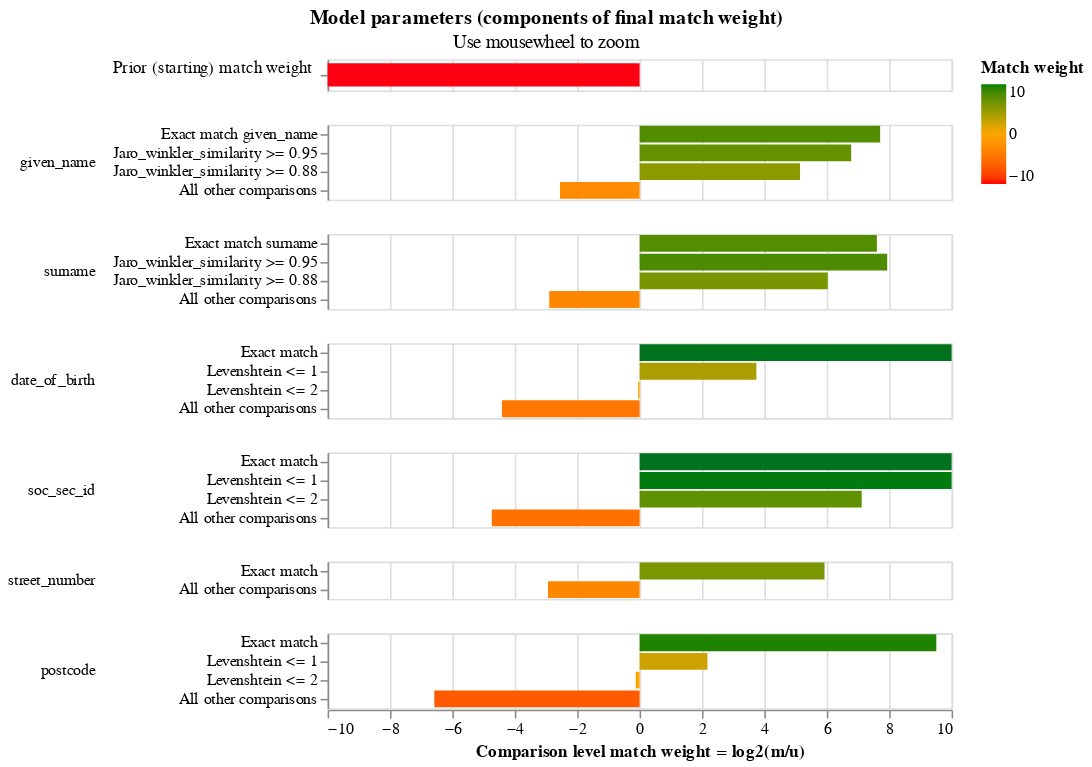

Notebook source saved alongside this figure:
### Code cell
linker_detailed.match_weights_chart()

### Figure 1 — Vega-Lite specification as saved in the notebook (floating-point values rounded to 4 significant figures)
{"$schema": "https://vega.github.io/schema/vega-lite/v5.2.json", "config": {"header": {"title": null}, "mark": {"tooltip": null}, "title": {"anchor": "middle"}, "view": {"height": 60, "width": 400}}, "data": {"values": [{"bayes_factor": 0.0002384, "bayes_factor_description": "The probability that two random records drawn at random match is 0.000 or one in  4,195.5 records.This is equivalent to a starting match weight of -12.034.", "comparison_name": "probability_two_random_records_match", "comparison_sort_order": -1, "comparison_vector_value": 0, "has_tf_adjustments": false, "is_null_level": false, "label_for_charts": "", "log2_bayes_factor": -12.03, "m_probability": null, "m_probability_description": null, "max_comparison_vector_value": 0, "probability_two_random_records_match": 0.0002383, "sql_condition": null, "tf_adjustment_column": null, "tf_adjustment_weight": null, "u_probability": null, "u_probability_description": null}, {"bayes_factor": 209.3, "bayes_factor_description": "If comparison level is `exact match given_name` then comparison is 209.33 times more likely to be a match", "comparison_name": "given_name", "comparison_sort_order": 0, "comparison_vector_value": 3, "has_tf_adjustments": true, "is_null_level": false, "label_for_charts": "Exact match given_name", "log2_bayes_factor": 7.71, "m_probability": 0.6894, "m_probability_description": "Amongst matching record comparisons, 68.94% of records are in the exact match given_name comparison level", "max_comparison_vector_value": 3, "probability_two_random_records_match": 0.0002383, "sql_condition": "\"given_name_l\" = \"given_name_r\"", "tf_adjustment_column": "given_name", "tf_adjustment_weight": 1, "u_probability": 0.003293, "u_probability_description": "Amongst non-matching record comparisons, 0.33% of records are in the exact match given_name comparison level"}, {"bayes_factor": 110.0, "bayes_factor_description": "If comparison level is `jaro_winkler_similarity >= 0.95` then comparison is 110.02 times more likely to be a match", "comparison_name": "given_name", "comparison_sort_order": 0, "comparison_vector_value": 2, "has_tf_adjustments": false, "is_null_level": false, "label_for_charts": "Jaro_winkler_similarity >= 0.95", "log2_bayes_factor": 6.782, "m_probability": 0.08457, "m_probability_description": "Amongst matching record comparisons, 8.46% of records are in the jaro_winkler_similarity >= 0.95 comparison level", "max_comparison_vector_value": 3, "probability_two_random_records_match": 0.0002383, "sql_condition": "jaro_winkler_similarity(\"given_name_l\", \"given_name_r\") >= 0.95", "tf_adjustment_column": null, "tf_adjustment_weight": 1, "u_probability": 0.0007687, "u_probability_description": "Amongst non-matching record comparisons, 0.08% of records are in the jaro_winkler_similarity >= 0.95 comparison level"}, {"bayes_factor": 35.33, "bayes_factor_description": "If comparison level is `jaro_winkler_similarity >= 0.88` then comparison is 35.33 times more likely to be a match", "comparison_name": "given_name", "comparison_sort_order": 0, "comparison_vector_value": 1, "has_tf_adjustments": false, "is_null_level": false, "label_for_charts": "Jaro_winkler_similarity >= 0.88", "log2_bayes_factor": 5.143, "m_probability": 0.05631, "m_probability_description": "Amongst matching record comparisons, 5.63% of records are in the jaro_winkler_similarity >= 0.88 comparison level", "max_comparison_vector_value": 3, "probability_two_random_records_match": 0.0002383, "sql_condition": "jaro_winkler_similarity(\"given_name_l\", \"given_name_r\") >= 0.88", "tf_adjustment_column": null, "tf_adjustment_weight": 1, "u_probability": 0.001594, "u_probability_description": "Amongst non-matching record comparisons, 0.16% of records are in the jaro_winkler_similarity >= 0.88 comparison level"}, {"bayes_factor": 0.1707, "bayes_factor_description": "If comparison level is `all other comparisons` then comparison is  5.86 times less likely to be a match", "comparison_name": "given_name", "comparison_sort_order": 0, "comparison_vector_value": 0, "has_tf_adjustments": false, "is_null_level": false, "label_for_charts": "All other comparisons", "log2_bayes_factor": -2.55, "m_probability": 0.1697, "m_probability_description": "Amongst matching record comparisons, 16.97% of records are in the all other comparisons comparison level", "max_comparison_vector_value": 3, "probability_two_random_records_match": 0.0002383, "sql_condition": "ELSE", "tf_adjustment_column": null, "tf_adjustment_weight": 1, "u_probability": 0.9943, "u_probability_description": "Amongst non-matching record comparisons, 99.43% of records are in the all other comparisons comparison level"}, {"bayes_factor": 194.6, "bayes_factor_description": "If comparison level is `exact match surname` then comparison is 194.63 times more likely to be a match", "comparison_name": "surname", "comparison_sort_order": 1, "comparison_vector_value": 3, "has_tf_adjustments": true, "is_null_level": false, "label_for_charts": "Exact match surname", "log2_bayes_factor": 7.605, "m_probability": 0.6785, "m_probability_description": "Amongst matching record comparisons, 67.85% of records are in the exact match surname comparison level", "max_comparison_vector_value": 3, "probability_two_random_records_match": 0.0002383, "sql_condition": "\"surname_l\" = \"surname_r\"", "tf_adjustment_column": "surname", "tf_adjustment_weight": 1, "u_probability": 0.003486, "u_probability_description": "Amongst non-matching record comparisons, 0.35% of records are in the exact match surname comparison level"}, {"bayes_factor": 244.8, "bayes_factor_description": "If comparison level is `jaro_winkler_similarity >= 0.95` then comparison is 244.83 times more likely to be a match", "comparison_name": "surname", "comparison_sort_order": 1, "comparison_vector_value": 2, "has_tf_adjustments": false, "is_null_level": false, "label_for_charts": "Jaro_winkler_similarity >= 0.95", "log2_bayes_factor": 7.936, "m_probability": 0.1304, "m_probability_description": "Amongst matching record comparisons, 13.04% of records are in the jaro_winkler_similarity >= 0.95 comparison level", "max_comparison_vector_value": 3, "probability_two_random_records_match": 0.0002383, "sql_condition": "jaro_winkler_similarity(\"surname_l\", \"surname_r\") >= 0.95", "tf_adjustment_column": null, "tf_adjustment_weight": 1, "u_probability": 0.0005326, "u_probability_description": "Amongst non-matching record comparisons, 0.05% of records are in the jaro_winkler_similarity >= 0.95 comparison level"}, {"bayes_factor": 65.4, "bayes_factor_description": "If comparison level is `jaro_winkler_similarity >= 0.88` then comparison is 65.40 times more likely to be a match", "comparison_name": "surname", "comparison_sort_order": 1, "comparison_vector_value": 1, "has_tf_adjustments": false, "is_null_level": false, "label_for_charts": "Jaro_winkler_similarity >= 0.88", "log2_bayes_factor": 6.031, "m_probability": 0.05758, "m_probability_description": "Amongst matching record comparisons, 5.76% of records are in the jaro_winkler_similarity >= 0.88 comparison level", "max_comparison_vector_value": 3, "probability_two_random_records_match": 0.0002383, "sql_condition": "jaro_winkler_similarity(\"surname_l\", \"surname_r\") >= 0.88", "tf_adjustment_column": null, "tf_adjustment_weight": 1, "u_probability": 0.0008805, "u_probability_description": "Amongst non-matching record comparisons, 0.09% of records are in the jaro_winkler_similarity >= 0.88 comparison level"}, {"bayes_factor": 0.1342, "bayes_factor_description": "If comparison level is `all other comparisons` then comparison is  7.45 times less likely to be a match", "comparison_name": "surname", "comparison_sort_order": 1, "comparison_vector_value": 0, "has_tf_adjustments": false, "is_null_level": false, "label_for_charts": "All other comparisons", "log2_bayes_factor": -2.897, "m_probability": 0.1336, "m_probability_description": "Amongst matching record comparisons, 13.36% of records are in the all other comparisons comparison level", "max_comparison_vector_value": 3, "probability_two_random_records_match": 0.0002383, "sql_condition": "ELSE", "tf_adjustment_column": null, "tf_adjustment_weight": 1, "u_probability": 0.9951, "u_probability_description": "Amongst non-matching record comparisons, 99.51% of records are in the all other comparisons comparison level"}, {"bayes_factor": 4234.0, "bayes_factor_description": "If comparison level is `exact match` then comparison is 4,233.56 times more likely to be a match", "comparison_name": "date_of_birth", "comparison_sort_order": 2, "comparison_vector_value": 3, "has_tf_adjustments": false, "is_null_level": false, "label_for_charts": "Exact match", "log2_bayes_factor": 12.05, "m_probability": 0.9283, "m_probability_description": "Amongst matching record comparisons, 92.83% of records are in the exact match comparison level", "max_comparison_vector_value": 3, "probability_two_random_records_match": 0.0002383, "sql_condition": "\"date_of_birth_l\" = \"date_of_birth_r\"", "tf_adjustment_column": null, "tf_adjustment_weight": 1, "u_probability": 0.0002193, "u_probability_description": "Amongst non-matching record comparisons, 0.02% of records are in the exact match comparison level"}, {"bayes_factor": 13.39, "bayes_factor_description": "If comparison level is `levenshtein <= 1` then comparison is 13.39 times more likely to be a match", "comparison_name": "date_of_birth", "comparison_sort_order": 2, "comparison_vector_value": 2, "has_tf_adjustments": false, "is_null_level": false, "label_for_charts": "Levenshtein <= 1", "log2_bayes_factor": 3.743, "m_probability": 0.01261, "m_probability_description": "Amongst matching record comparisons, 1.26% of records are in the levenshtein <= 1 comparison level", "max_comparison_vector_value": 3, "probability_two_random_records_match": 0.0002383, "sql_condition": "levenshtein(\"date_of_birth_l\", \"date_of_birth_r\") <= 1", "tf_adjustment_column": null, "tf_adjustment_weight": 1, "u_probability": 0.0009421, "u_probability_description": "Amongst non-matching record comparisons, 0.09% of records are in the levenshtein <= 1 comparison level"}, {"bayes_factor": 0.9662, "bayes_factor_description": "If comparison level is `levenshtein <= 2` then comparison is  1.03 times less likely to be a match", "comparison_name": "date_of_birth", "comparison_sort_order": 2, "comparison_vector_value": 1, "has_tf_adjustments": false, "is_null_level": false, "label_for_charts": "Levenshtein <= 2", "log2_bayes_factor": -0.04963, "m_probability": 0.0128, "m_probability_description": "Amongst matching record comparisons, 1.28% of records are in the levenshtein <= 2 comparison level", "max_comparison_vector_value": 3, "probability_two_random_records_match": 0.0002383, "sql_condition": "levenshtein(\"date_of_birth_l\", \"date_of_birth_r\") <= 2", "tf_adjustment_column": null, "tf_adjustment_weight": 1, "u_probability": 0.01325, "u_probability_description": "Amongst non-matching record comparisons, 1.33% of records are in the levenshtein <= 2 comparison level"}, {"bayes_factor": 0.04695, "bayes_factor_description": "If comparison level is `all other comparisons` then comparison is  21.30 times less likely to be a match", "comparison_name": "date_of_birth", "comparison_sort_order": 2, "comparison_vector_value": 0, "has_tf_adjustments": false, "is_null_level": false, "label_for_charts": "All other comparisons", "log2_bayes_factor": -4.413, "m_probability": 0.04627, "m_probability_description": "Amongst matching record comparisons, 4.63% of records are in the all other comparisons comparison level", "max_comparison_vector_value": 3, "probability_two_random_records_match": 0.0002383, "sql_condition": "ELSE", "tf_adjustment_column": null, "tf_adjustment_weight": 1, "u_probability": 0.9856, "u_probability_description": "Amongst non-matching record comparisons, 98.56% of records are in the all other comparisons comparison level"}, {"bayes_factor": 4979.0, "bayes_factor_description": "If comparison level is `exact match` then comparison is 4,979.28 times more likely to be a match", "comparison_name": "soc_sec_id", "comparison_sort_order": 3, "comparison_vector_value": 3, "has_tf_adjustments": false, "is_null_level": false, "label_for_charts": "Exact match", "log2_bayes_factor": 12.28, "m_probability": 0.9114, "m_probability_description": "Amongst matching record comparisons, 91.14% of records are in the exact match comparison level", "max_comparison_vector_value": 3, "probability_two_random_records_match": 0.0002383, "sql_condition": "\"soc_sec_id_l\" = \"soc_sec_id_r\"", "tf_adjustment_column": null, "tf_adjustment_weight": 1, "u_probability": 0.000183, "u_probability_description": "Amongst non-matching record comparisons, 0.02% of records are in the exact match comparison level"}, {"bayes_factor": 1828.0, "bayes_factor_description": "If comparison level is `levenshtein <= 1` then comparison is 1,828.48 times more likely to be a match", "comparison_name": "soc_sec_id", "comparison_sort_order": 3, "comparison_vector_value": 2, "has_tf_adjustments": false, "is_null_level": false, "label_for_charts": "Levenshtein <= 1", "log2_bayes_factor": 10.84, "m_probability": 0.022, "m_probability_description": "Amongst matching record comparisons, 2.20% of records are in the levenshtein <= 1 comparison level", "max_comparison_vector_value": 3, "probability_two_random_records_match": 0.0002383, "sql_condition": "levenshtein(\"soc_sec_id_l\", \"soc_sec_id_r\") <= 1", "tf_adjustment_column": null, "tf_adjustment_weight": 1, "u_probability": 1.203e-05, "u_probability_description": "Amongst non-matching record comparisons, 0.00% of records are in the levenshtein <= 1 comparison level"}, {"bayes_factor": 139.0, "bayes_factor_description": "If comparison level is `levenshtein <= 2` then comparison is 139.02 times more likely to be a match", "comparison_name": "soc_sec_id", "comparison_sort_order": 3, "comparison_vector_value": 1, "has_tf_adjustments": false, "is_null_level": false, "label_for_charts": "Levenshtein <= 2", "log2_bayes_factor": 7.119, "m_probability": 0.02915, "m_probability_description": "Amongst matching record comparisons, 2.91% of records are in the levenshtein <= 2 comparison level", "max_comparison_vector_value": 3, "probability_two_random_records_match": 0.0002383, "sql_condition": "levenshtein(\"soc_sec_id_l\", \"soc_sec_id_r\") <= 2", "tf_adjustment_column": null, "tf_adjustment_weight": 1, "u_probability": 0.0002097, "u_probability_description": "Amongst non-matching record comparisons, 0.02% of records are in the levenshtein <= 2 comparison level"}, {"bayes_factor": 0.03751, "bayes_factor_description": "If comparison level is `all other comparisons` then comparison is  26.66 times less likely to be a match", "comparison_name": "soc_sec_id", "comparison_sort_order": 3, "comparison_vector_value": 0, "has_tf_adjustments": false, "is_null_level": false, "label_for_charts": "All other comparisons", "log2_bayes_factor": -4.737, "m_probability": 0.03749, "m_probability_description": "Amongst matching record comparisons, 3.75% of records are in the all other comparisons comparison level", "max_comparison_vector_value": 3, "probability_two_random_records_match": 0.0002383, "sql_condition": "ELSE", "tf_adjustment_column": null, "tf_adjustment_weight": 1, "u_probability": 0.9996, "u_probability_description": "Amongst non-matching record comparisons, 99.96% of records are in the all other comparisons comparison level"}, {"bayes_factor": 60.87, "bayes_factor_description": "If comparison level is `exact match` then comparison is 60.87 times more likely to be a match", "comparison_name": "street_number", "comparison_sort_order": 4, "comparison_vector_value": 1, "has_tf_adjustments": true, "is_null_level": false, "label_for_charts": "Exact match", "log2_bayes_factor": 5.928, "m_probability": 0.8712, "m_probability_description": "Amongst matching record comparisons, 87.12% of records are in the exact match comparison level", "max_comparison_vector_value": 1, "probability_two_random_records_match": 0.0002383, "sql_condition": "\"street_number_l\" = \"street_number_r\"", "tf_adjustment_column": "street_number", "tf_adjustment_weight": 1, "u_probability": 0.01431, "u_probability_description": "Amongst non-matching record comparisons, 1.43% of records are in the exact match comparison level"}, {"bayes_factor": 0.1306, "bayes_factor_description": "If comparison level is `all other comparisons` then comparison is  7.65 times less likely to be a match", "comparison_name": "street_number", "comparison_sort_order": 4, "comparison_vector_value": 0, "has_tf_adjustments": false, "is_null_level": false, "label_for_charts": "All other comparisons", "log2_bayes_factor": -2.936, "m_probability": 0.1288, "m_probability_description": "Amongst matching record comparisons, 12.88% of records are in the all other comparisons comparison level", "max_comparison_vector_value": 1, "probability_two_random_records_match": 0.0002383, "sql_condition": "ELSE", "tf_adjustment_column": null, "tf_adjustment_weight": 1, "u_probability": 0.9857, "u_probability_description": "Amongst non-matching record comparisons, 98.57% of records are in the all other comparisons comparison level"}, {"bayes_factor": 729.1, "bayes_factor_description": "If comparison level is `exact match` then comparison is 729.08 times more likely to be a match", "comparison_name": "postcode", "comparison_sort_order": 5, "comparison_vector_value": 3, "has_tf_adjustments": true, "is_null_level": false, "label_for_charts": "Exact match", "log2_bayes_factor": 9.51, "m_probability": 0.8409, "m_probability_description": "Amongst matching record comparisons, 84.09% of records are in the exact match comparison level", "max_comparison_vector_value": 3, "probability_two_random_records_match": 0.0002383, "sql_condition": "\"postcode_l\" = \"postcode_r\"", "tf_adjustment_column": "postcode", "tf_adjustment_weight": 1, "u_probability": 0.001153, "u_probability_description": "Amongst non-matching record comparisons, 0.12% of records are in the exact match comparison level"}, {"bayes_factor": 4.518, "bayes_factor_description": "If comparison level is `levenshtein <= 1` then comparison is 4.52 times more likely to be a match", "comparison_name": "postcode", "comparison_sort_order": 5, "comparison_vector_value": 2, "has_tf_adjustments": false, "is_null_level": false, "label_for_charts": "Levenshtein <= 1", "log2_bayes_factor": 2.176, "m_probability": 0.05341, "m_probability_description": "Amongst matching record comparisons, 5.34% of records are in the levenshtein <= 1 comparison level", "max_comparison_vector_value": 3, "probability_two_random_records_match": 0.0002383, "sql_condition": "levenshtein(\"postcode_l\", \"postcode_r\") <= 1", "tf_adjustment_column": null, "tf_adjustment_weight": 1, "u_probability": 0.01182, "u_probability_description": "Amongst non-matching record comparisons, 1.18% of records are in the levenshtein <= 1 comparison level"}, {"bayes_factor": 0.9179, "bayes_factor_description": "If comparison level is `levenshtein <= 2` then comparison is  1.09 times less likely to be a match", "comparison_name": "postcode", "comparison_sort_order": 5, "comparison_vector_value": 1, "has_tf_adjustments": false, "is_null_level": false, "label_for_charts": "Levenshtein <= 2", "log2_bayes_factor": -0.1236, "m_probability": 0.09649, "m_probability_description": "Amongst matching record comparisons, 9.65% of records are in the levenshtein <= 2 comparison level", "max_comparison_vector_value": 3, "probability_two_random_records_match": 0.0002383, "sql_condition": "levenshtein(\"postcode_l\", \"postcode_r\") <= 2", "tf_adjustment_column": null, "tf_adjustment_weight": 1, "u_probability": 0.1051, "u_probability_description": "Amongst non-matching record comparisons, 10.51% of records are in the levenshtein <= 2 comparison level"}, {"bayes_factor": 0.01045, "bayes_factor_description": "If comparison level is `all other comparisons` then comparison is  95.70 times less likely to be a match", "comparison_name": "postcode", "comparison_sort_order": 5, "comparison_vector_value": 0, "has_tf_adjustments": false, "is_null_level": false, "label_for_charts": "All other comparisons", "log2_bayes_factor": -6.58, "m_probability": 0.009216, "m_probability_description": "Amongst matching record comparisons, 0.92% of records are in the all other comparisons comparison level", "max_comparison_vector_value": 3, "probability_two_random_records_match": 0.0002383, "sql_condition": "ELSE", "tf_adjustment_column": null, "tf_adjustment_weight": 1, "u_probability": 0.8819, "u_probability_description": "Amongst non-matching record comparisons, 88.19% of records are in the all other comparisons comparison level"}]}, "resolve": {"axis": {"y": "independent"}, "scale": {"y": "independent"}}, "selection": {"zoom_selector": {"bind": "scales", "encodings": ["x"], "type": "interval"}}, "title": {"subtitle": "Use mousewheel to zoom", "text": "Model parameters (components of final match weight)"}, "vconcat": [{"encoding": {"color": {"field": "log2_bayes_factor", "scale": {"domain": [-10, 0, 10], "range": ["red", "orange", "green"]}, "title": "Match weight", "type": "quantitative"}, "tooltip": [{"field": "comparison_name", "title": "Comparison name", "type": "nominal"}, {"field": "probability_two_random_records_match", "format": ".4f", "title": "Probability two random records match", "type": "nominal"}, {"field": "log2_bayes_factor", "format": ",.4f", "title": "Equivalent match weight", "type": "quantitative"}, {"field": "bayes_factor_description", "title": "Match weight description", "type": "nominal"}], "x": {"axis": {"domain": false, "labels": false, "ticks": false, "title": ""}, "field": "log2_bayes_factor", "scale": {"domain": [-10, 10]}, "type": "quantitative"}, "y": {"axis": {"title": "Prior (starting) match weight", "titleAlign": "right", "titleAngle": 0, "titleFontWeight": "normal"}, "field": "label_for_charts", "sort": {"field": "comparison_vector_value", "order": "descending"}, "type": "nominal"}}, "height": 20, "mark": {"clip": true, "height": 15, "type": "bar"}, "selection": {"zoom_selector": {"bind": "scales", "encodings": ["x"], "type": "interval"}}, "transform": [{"filter": "(datum.comparison_name == 'probability_two_random_records_match')"}]}, {"encoding": {"color": {"field": "log2_bayes_factor", "scale": {"domain": [-10, 0, 10], "range": ["red", "orange", "green"]}, "title": "Match weight", "type": "quantitative"}, "row": {"field": "comparison_name", "header": {"labelAlign": "left", "labelAnchor": "middle", "labelAngle": 0}, "sort": {"field": "comparison_sort_order"}, "type": "nominal"}, "tooltip": [{"field": "comparison_name", "title": "Comparison name", "type": "nominal"}, {"field": "label_for_charts", "title": "Label", "type": "ordinal"}, {"field": "sql_condition", "title": "SQL condition", "type": "nominal"}, {"field": "m_probability", "format": ".4f", "title": "M probability", "type": "quantitative"}, {"field": "u_probability", "format": ".4f", "title": "U probability", "type": "quantitative"}, {"field": "bayes_factor", "format": ",.4f", "title": "Bayes factor = m/u", "type": "quantitative"}, {"field": "log2_bayes_factor", "format": ",.4f", "title": "Match weight = log2(m/u)", "type": "quantitative"}, {"field": "bayes_factor_description", "title": "Match weight description", "type": "nominal"}], "x": {"axis": {"title": "Comparison level match weight = log2(m/u)"}, "field": "log2_bayes_factor", "scale": {"domain": [-10, 10]}, "type": "quantitative"}, "y": {"axis": {"title": null}, "field": "label_for_charts", "sort": {"field": "comparison_vector_value", "order": "descending"}, "type": "nominal"}}, "height": {"step": 12}, "mark": {"clip": true, "type": "bar"}, "resolve": {"axis": {"y": "independent"}, "scale": {"y": "independent"}}, "selection": {"zoom_selector": {"bind": "scales", "encodings": ["x"], "type": "interval"}}, "transform": [{"filter": "(datum.comparison_name != 'probability_two_random_records_match')"}]}]}
